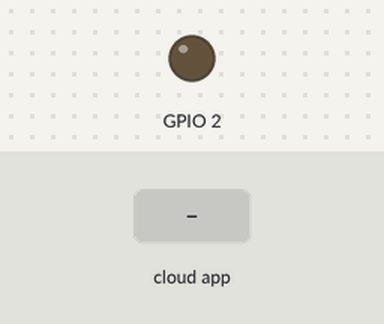
A sketch run on a simulated ESP32. Shown: output pins drawn as LEDs (lit = HIGH). Inputs (shaded band) come from the test bench. WiFi joins after 1.5 s; servers stay silent unless stated; what the sketch prints to the serial monitor is not drawn.

Above: at 2.8 s.
2.9 s: the phone or cloud app sets status to true
At 4.1 s:
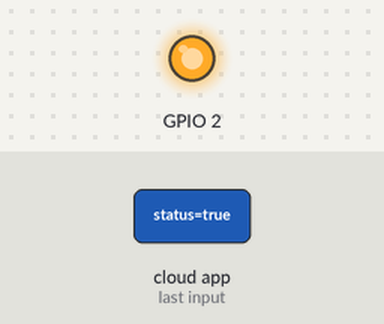
4.4 s: the phone or cloud app sets status to false
At 5.4 s:
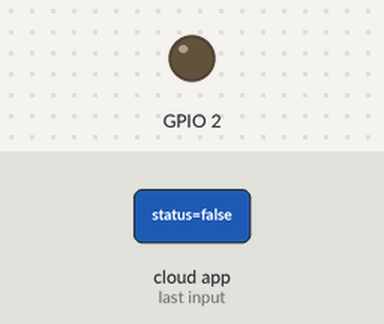
Timing chart, 0 to 7.4 s (numbered marks = the images above; inputs shaded):
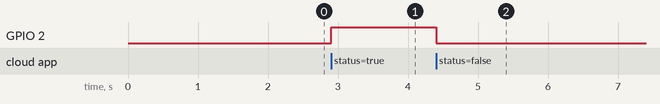

Measured:
- after the input at 2.9 s, GPIO 2: LOW → HIGH at once
- after the input at 4.4 s, GPIO 2: HIGH → LOW at once

The sketch:

esp32_code_main.ino
```cpp
#include <WiFi.h>
#include <FirebaseESP32.h>
#include <NTPClient.h>
#include "EmonLib.h"
#include <addons/TokenHelper.h>
#include <addons/RTDBHelper.h>

WiFiUDP ntpUDP;
NTPClient timeClient(ntpUDP, "pool.ntp.org", 19800);

String pathTime = "";
String pathPower = "";
EnergyMonitor emon1;
//const long utcOffsetInSeconds = 19800;
int last_index = 0;
const char* ssid = "Bappa_2.4";
const char* password = "Souvik2001";

#define API_KEY "AIzaSyADCZSDj0wHLCkJU5W6HN2iyo7y978SRec"
#define FIREBASE_PROJECT_ID "smartenergyconservation"
#define FIREBASE_CLIENT_EMAIL "firebase-adminsdk-l04hs@smartenergyconservation.iam.gserviceaccount.com"
const char PRIVATE_KEY[] PROGMEM = "-----BEGIN PRIVATE KEY-----\nMIIEvgIBADANBgkqhkiG9w0BAQEFAASCBKgwggSkAgEAAoIBAQCfICzqZc4p1l2T\nH7Dex6MlPvV8Zbw2pj8AiZzGAPMOePn0UiX9dou4TpPLB+D7hD8cCnypReWPwx0E\nJV0tmSHHDWwF9eTpNxKI+mEOp2bbWJThxYpBcX4lZemNFz53rEEqnHSCXEp3oqnD\ng+tIKTPmQyO8AChducCjRlCJ1qWFHU1av+UoNxqr77j56KtTgTBYkqsPlbvT7UTH\nNoXsI3/hNN4TIPgPbt1nlb0HKbs0b/8E8oIlsq7Y+PyW5Fhj8RG5kUpruRbmPJbV\nfVqwCiVwOo95ZqHZHilbaBg0HaLbsDyhbntY/QZfbP+gN3uEMk5T4PgbTvaLNK47\nXSw1hyQlAgMBAAECggEACiR5oG4hRCro93v1YNnONQ1MheORKdWSXfUnhDpiw6kj\n23YR/FQeRz7g7jfAGB//isjDVeHB5lYsJwu/ouyoCcE6Aa5A6zmKqab14UJ7zJ7a\njIJ0E8RJY1ZZ2tegsG2PEMl8pqN9zp7UXcUujcCskXB1mmHTMNgqZm3Qq9x929xe\nyuvg4beZ72IikOBxhfjl77i55fT25TkIu6CQDQu3MKOc7mIsuDmBCXXAGk1GaFyJ\nCLyPMFBEBWsyKZ+uCH2IpIOzknq82fiHkSF08dD8VHSmlpeTqG39bx0ylX1Pc+TA\ndePRIU6HvgdY9L7AdspA+yqjT4MpXSIFBxrYgXqpgQKBgQDMLWaEVU7Utb464Xw7\nQ2KhgLH3UyL1gmP18r9sJLZDTUyT+vZIWcVjQnKD6D0a6P88bekwE2x9AtrlLAzG\nXOtTuOZ0V11LwU/3H114/2XVTESNxTAx6R4Ebj+jk8D8ZaOcfHRkJQYlm/sRtduN\nHaTErdBAWBx6y6bWsjNGBssvgQKBgQDHg4EiF+4KPbU2Bji4Sq5ttjUVUfmnvdCV\nlpC05fnWzwc36JKt+Bx2Dnm08U49QDavLUTsl6G3t08RaD9E69qixipo3BiLWYtR\nPglTCLJG49/B++e7m6I0JjC7bdL6gAawnwnPEFFUpgXmvVFU4XnVXtChkX9PlxU5\nedHXk7SGpQKBgQCFX1rKMteNxzJ+T/DQ3ZG+Ic0e3CXH7ebSMEGuqMSObh4JxDPA\nyzNPRYZ8d+YCgBTKKpnal7WUa5sFfKLTqLroM64GbVM6Owq7SLfMZDjm/i0B1r9G\nuxqqlkHn3op/1PztKbb1++FqC9wTk5HZOnX5K/kPLv9bj1BqinlH0wRDAQKBgQCr\nLKSKP8W3e6IRq9zWIRzufDmnBSIRTMW80eVtjzJ/njgvO5c9M3YXw+uf1ritzH4e\nZdSQuLfDC78GzE4cL87xgNu6A7v7MuRY28TcPMXYFIJRyHLVf333CB0fceZljZov\nxwN/aByfZ6IAicVR8fG5oxOUy2RTQOiw21eygcONEQKBgF298HH3Hc2TZQjQemh8\nt37as4NPs0DRiS9EzvEn4Uq+FbsD8Nh4AnkylyQOJHUMbLn62AKNvuawrmrgObpP\npFGrraXZRP85udtfCueXhZ8bQwIyd7irPHGHZylKjNzrnbkixZFTS0zaPMxTE8d8\nSEk39iz0dkMu9AdKzw3kabDY\n-----END PRIVATE KEY-----\n";
#define DATABASE_URL "https://smartenergyconservation-default-rtdb.asia-southeast1.firebasedatabase.app/"  //<databaseName>.firebaseio.com or <databaseName>.<region>.firebasedatabase.app
#define DATABASE_SECRET "ni6lsLkaZzWgTqlPLRSraeO0lxWv6BwZ89Asy72n"

FirebaseData fbdo;
FirebaseData stream;
FirebaseAuth auth;
FirebaseConfig config;
unsigned long sendDataPrevMillis1;

unsigned long lastTime = 0;
unsigned long timerDelay = 10000;

void setup() {
  Serial.begin(115200);
  WiFi.begin(ssid, password);
  Serial.println("Connecting");
  while (WiFi.status() != WL_CONNECTED) {
    delay(500);
    Serial.print(".");
  }
  Serial.println("");
  Serial.print("IP Address: ");
  Serial.println(WiFi.localIP());
  Serial.println(WiFi.macAddress());
  WiFi.setAutoReconnect(true);
  WiFi.persistent(true);

  config.api_key = API_KEY;
  config.service_account.data.client_email = FIREBASE_CLIENT_EMAIL;
  config.service_account.data.project_id = FIREBASE_PROJECT_ID;
  config.service_account.data.private_key = PRIVATE_KEY;
  auth.token.uid = "Node1";

  //    FirebaseJson claims;
  //    claims.add("premium_account", true);
  //    claims.add("admin", true);
  //    auth.token.claims = claims.raw();

  config.database_url = DATABASE_URL;
  Firebase.reconnectWiFi(true);
  fbdo.setResponseSize(4096);
  String base_path = "/NewUser/";
  config.token_status_callback = tokenStatusCallback;  //see addons/TokenHelper.h
  config.max_token_generation_retry = 10;
  Firebase.begin(&config, &auth);

  if (!Firebase.beginStream(stream, "/NewUser/Devices/esp32/trigger/status"))
    Serial.printf("sream begin error, %s\n\n", stream.errorReason().c_str());

  String var = "$userId";
  String val = "($userId === auth.uid && auth.token.premium_account === true && auth.token.admin === true)";
  Firebase.setReadWriteRules(fbdo, base_path.c_str(), var.c_str(), val.c_str(), val.c_str(), DATABASE_SECRET);
  emon1.current(A0, 91);
  timeClient.begin();
  pinMode(2,OUTPUT);
}

int cnt = 0;
double Power = 0;
double Irms = 0;
int index_set = 0;

void loop() {
  // if (Firebase.ready() && ((millis() - lastTime) > timerDelay) && index_set == 0) {
  //   String abc = auth.token.uid.c_str();
  //   if (Firebase.pushBool(fbdo, "/NewUser/node1/connectionlog", true)) { //////////<<<<<<<<=================================================================

  //     timeClient.update();
  //     int connection_time_epoch = timeClient.getEpochTime();
  //     String u_key = fbdo.pushName();
  //     String connection_time = "/NewUser/node1/connectiontime/" + u_key;
  //     Firebase.setInt(fbdo, connection_time.c_str(), connection_time_epoch);
  //     Serial.println("set log %s\n" + Firebase.getInt(fbdo, "/NewUser/node1/lastIndex", &last_index) ? "ok" : fbdo.errorReason().c_str());
  //     Serial.println(last_index);
  //     cnt = last_index + 1;
  //     index_set = 1;
  //     delay(500);
  //   }
  //   else fbdo.errorReason().c_str();
  // }
  // if (((millis() - lastTime) > timerDelay || lastTime == 0) && index_set == 1 && Firebase.ready()) {
  //   if (WiFi.status() == WL_CONNECTED) {
  //     Irms = emon1.calcIrms(1480);
  //     Power = Irms;
  //     //     Serial.print(Irms*235.0);
  //     //     Serial.print(" ");
  //     //     Serial.println(Irms);
  //     //     Serial.println("Sending " +String(Irms)+String(Irms*235.0));
  //     timeClient.update();
  //     int Time = timeClient.getEpochTime();
  //     pathTime = "/NewUser/node1" ;
  //     //     pathTime += auth.token.uid.c_str();
  //     pathTime += "/Time/";

  //     pathPower = "/NewUser/node1";
  //     //     pathPower += auth.token.uid.c_str();
  //     pathPower += "/Power/";
  //     pathTime += String(cnt);
  //     pathPower += String(cnt);
  //     Firebase.setInt(fbdo, pathTime.c_str(), Time);
  //     //        Serial.println("sending");
  //     Firebase.setDouble(fbdo, pathPower.c_str(), Power);
  //     Firebase.setDouble(fbdo, "/NewUser/node1/lastIndex", cnt);
  //     //        Serial.println("sent");
  //     //        Serial.printf("Set Time... %s\n", Firebase.setInt(fbdo, pathTime.c_str(), Time) ? "ok" : fbdo.errorReason().c_str());
  //     //        Serial.printf("Set Power... %s\n", Firebase.setDouble(fbdo, pathPower.c_str(), Power) ? "ok" : fbdo.errorReason().c_str());
  //     cnt++;
  //   }
  //   else {
  //     Serial.println("WiFi Disconnected");
  //   }
  //   lastTime = millis();
  // }

  if (!Firebase.ready())
    return;

  //Please avoid to use delay or any third party libraries that use delay internally to wait for hardware to be ready in this loop.

  if (!Firebase.readStream(stream))
    Serial.printf("sream read error, %s\n\n", stream.errorReason().c_str());

  if (stream.streamTimeout()) {
    Serial.println("stream timed out, resuming...\n");

    if (!stream.httpConnected())
      Serial.printf("error code: %d, reason: %s\n\n", stream.httpCode(), stream.errorReason().c_str());
  }


  if (stream.streamAvailable()) {
    // Serial.printf("sream path, %s\nevent path, %s\ndata type, %s\nevent type, %s\n\n",
    //               stream.streamPath().c_str(),
    //               stream.dataPath().c_str(),
    //               stream.dataType().c_str(),
    //               stream.eventType().c_str());
    // printResult(stream);  //see addons/RTDBHelper.h


    Serial.println(stream.stringData());


    if(stream.stringData() == "true")digitalWrite(2, true);
    else if(stream.stringData() == "false")digitalWrite(2, false);

    //This is the size of stream payload received (current and max value)
    //Max payload size is the payload size under the stream path since the stream connected
    //and read once and will not update until stream reconnection takes place.
    //This max value will be zero as no payload received in case of ESP8266 which
    //BearSSL reserved Rx buffer size is less than the actual stream payload.
    Serial.printf("Received stream payload size: %d (Max. %d)\n\n", stream.payloadLength(), stream.maxPayloadLength());
  }
}
```
